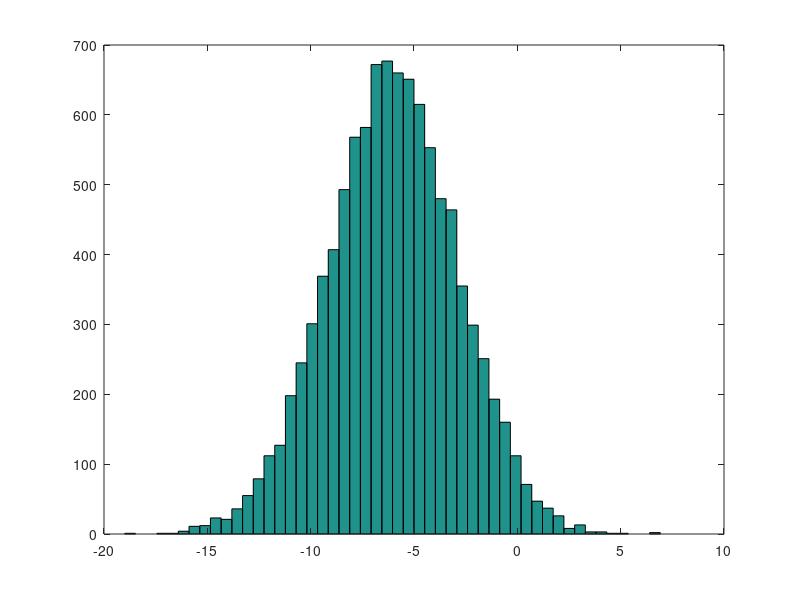

This chart was generated by the following MATLAB code:
a = pi;
disp(sprintf('2 decimals: %0.2f', a));
fprintf('6 decimals: %0.6f', a);
format long
a
format short
a
A = [1 2; 3 4; 5 6]
v = [1 2 3]
v = [1; 2; 3]
v = 1:0.1:2 % create a row vector start with 1, increment by 0.1, until 2
v = 1:6
ones(2, 3) % matrix of ones (2, 3)
C = 2*ones(2, 3)
w = zeros(1, 3)
w = rand(1, 3) % row vector of normal random variables between 0 and 1
% row vector of random variables drawn from gaussian distribution
w = randn(1, 3)
w = -6 + sqrt(10) * (randn(1,10000));
hist(w)
hist(w, 50) % histogram with 50 buckets
eye(4) % identity matrix